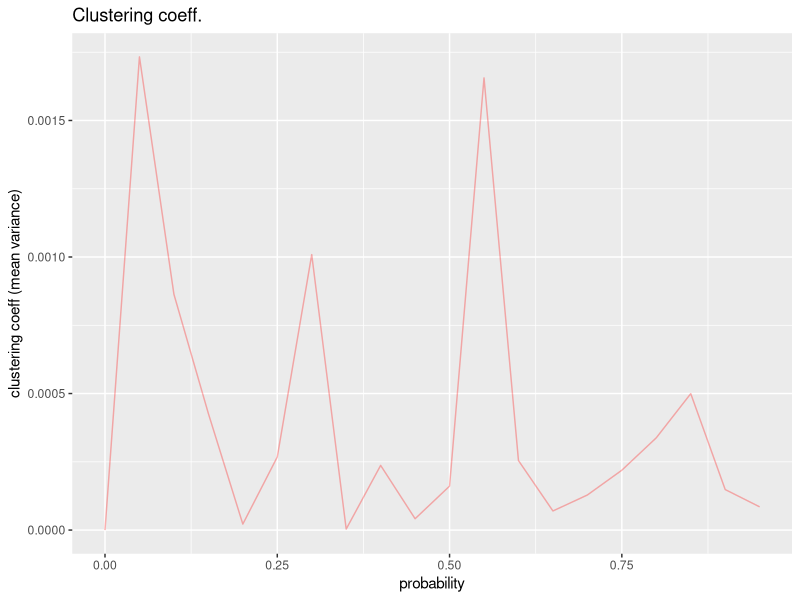

Recreate this plot in R.
setwd('/home/ariel/Documents/ac/clusterCoeff/ccgen_test')
library('ggplot2')

# data <- read.csv('data100_10.csv', sep = '|')
# colnames(data) <- c('p', 'ecc', 'cc')
# 
# pdf('plot100_10.pdf')
# p2 <- ggplot(data, aes(x=p, y=ecc)) +
#   geom_line(alpha=.3) +
#   geom_point(aes(cc, color=as.factor(cc))) +
#   ggtitle("Clustering coeff. (real vs theoretical)") + 
#   xlab('probability') +
#   ylab('clustering coeff')
# 
# p2
# dev.off()

data <- read.csv('./data/data100_100_0.05.csv', sep = '|')
colnames(data) <- c('p', 'ecc', 'cc')
pValues <- unique(data$p)

results <- data.frame(prob = numeric(), mVar = numeric())
for(p in pValues){
  values <- data[which(data$p == p),]
  meanVar <- abs(sum(values$ecc - values$cc))/nrow(values)
  results <- rbind(results, data.frame(p, meanVar))
}


pdf('./results/plot100_100_0.05.pdf')
p2 <- ggplot(results, aes(x=p, y=meanVar)) +
  geom_line(alpha=.3, color = I('red')) +
  ggtitle("Clustering coeff.") + 
  xlab('probability') +
  ylab('clustering coeff (mean variance)')

p2
dev.off()
